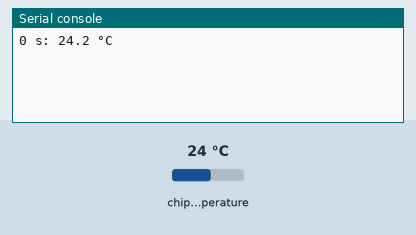
The program below on a simulated Raspberry Pi Pico running MicroPython. On the bench: the last lines printed to the serial console. Inputs (shaded band) come from the test bench; at power-on: chip temperature 24 °C. Files the program writes start out absent.

Above: at 1.2 s.
1.3 s: chip temperature set to 1 °C
At 2.6 s:
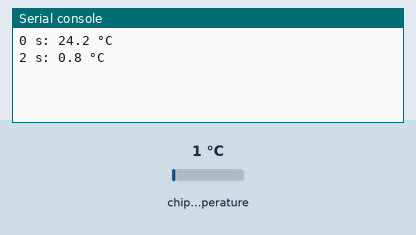
4.0 s: chip temperature set to 11 °C
At 5.4 s:
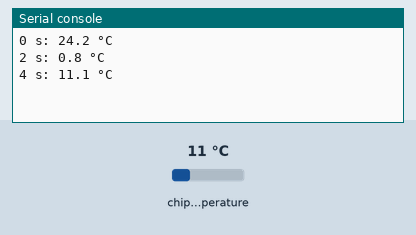
Timing chart, 0 to 7.0 s (numbered marks = the images above; inputs shaded):
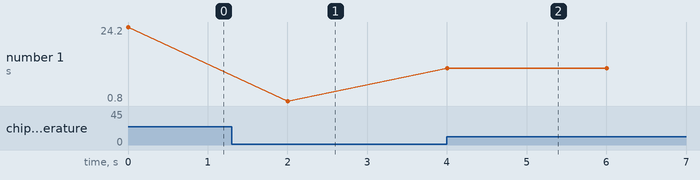

The program:

s10_challenge_silver.py
```python
from machine import ADC
import time

sensor = ADC(4)
OFFSET = 0.0


def read_temperature():
    voltage = sensor.read_u16() * 3.3 / 65535
    return 27 - (voltage - 0.706) / 0.001721 + OFFSET


start = time.ticks_ms()
for i in range(10):
    temp = read_temperature()
    seconds = time.ticks_diff(time.ticks_ms(), start) // 1000
    with open("templog.csv", "a") as f:     # "a" = add at the end
        f.write(f"{seconds},{temp:.1f}\n")
    print(seconds, "s:", f"{temp:.1f}", "°C")
    time.sleep(2)
print("Saved in templog.csv")
```

Measured:
- after the input at 1.3 s, the serial console: prints a new line after 0.70 s (image 1)
- after the input at 4.0 s, the serial console: prints a new line at once (image 2)
- plotted number 1: 24.2 → 0.8 after the input at 1.3 s, 0.8 → 11.1 after the input at 4.0 s
